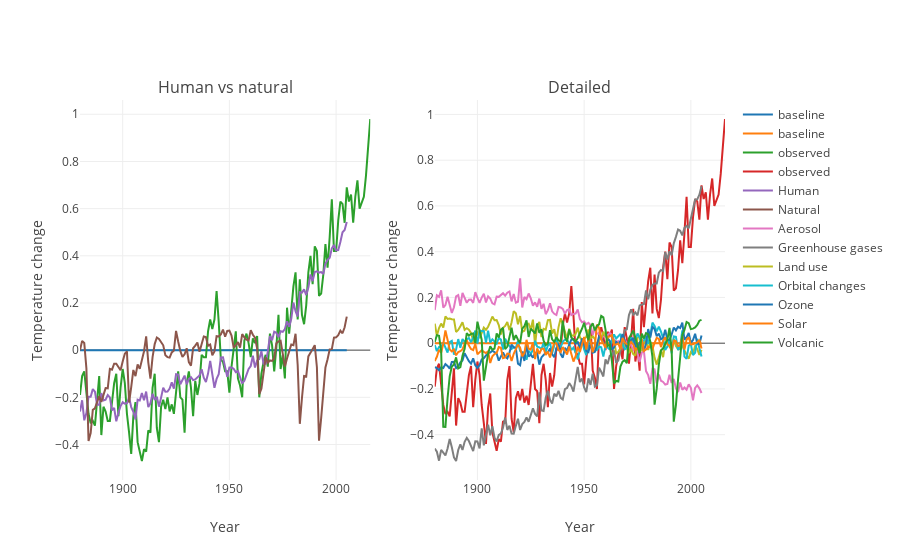

Write notebook code for a chart like this one.
### Markdown cell above
Let's try and recreate the more complex `bokeh` plot above. Note how individual curves can be hidden / selected by clicking on their names in the legend.

### Code cell
fig = tls.make_subplots(rows=1, cols=2, subplot_titles=('Human vs natural', 'Detailed'))

t = go.Scatter(x=simulations.index.values, y=0*simulations.index.values, mode='lines', name='baseline')
fig.append_trace(t, 1, 1)
fig.append_trace(t, 1, 2)

t = go.Scatter(x=observed.index.values, y=observed['No_Smoothing'].values, mode='lines', name='observed')
fig.append_trace(t, 1, 1)
fig.append_trace(t, 1, 2)

for i in range(1,3):
    t = go.Scatter(x=simulations.index.values, y=simulations.iloc[:,i].values, mode='lines', 
                   name=simulations.iloc[:,i].name)
    fig.append_trace(t, 1, 1)
    
for i in range(3,10):
    t = go.Scatter(x=simulations.index.values, y=simulations.iloc[:,i].values, mode='lines', 
                   name=simulations.iloc[:,i].name)
    fig.append_trace(t, 1, 2)

fig['layout']['xaxis1'].update(title='Year')
fig['layout']['xaxis2'].update(title='Year')

fig['layout']['yaxis1'].update(title='Temperature change')
fig['layout']['yaxis2'].update(title='Temperature change')
    
plotly.offline.iplot(fig)
